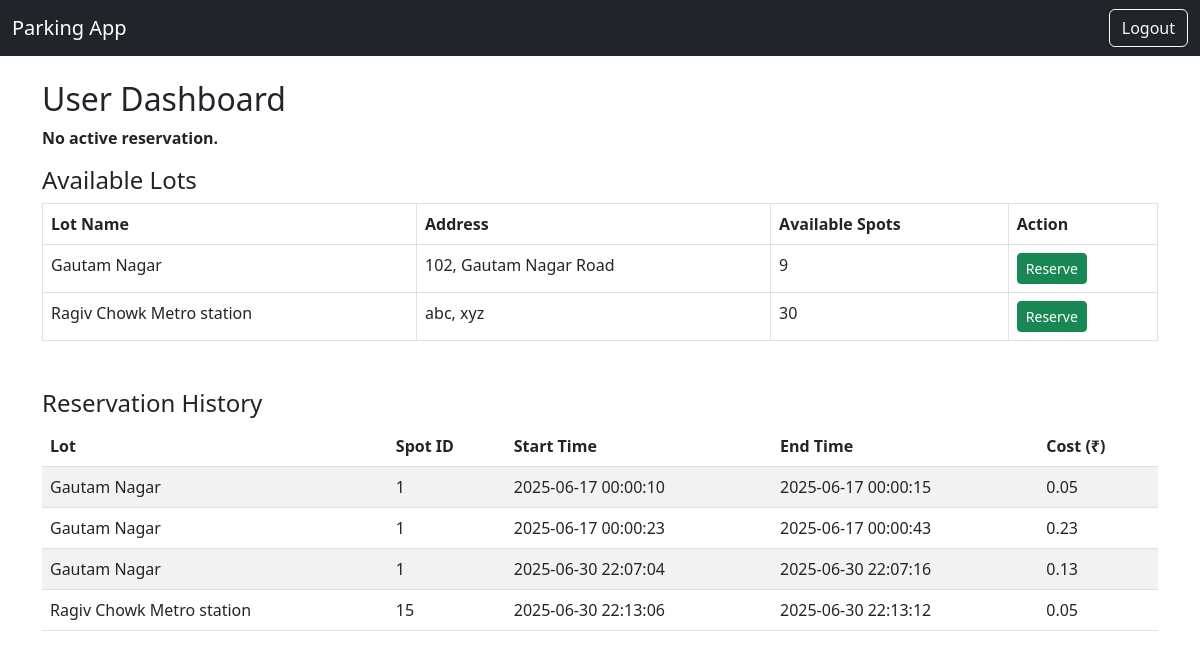
Page /user/dashboard (signed in) on the committed database.
### models.py (models this page shows)
class ParkingLot(db.Model):
    id = db.Column(db.Integer, primary_key=True)
    name = db.Column(db.String(100), nullable=False)
    address = db.Column(db.String(200), nullable=False)
    pin_code = db.Column(db.String(10), nullable=False)
    price = db.Column(db.Float, nullable=False)
    max_spots = db.Column(db.Integer, nullable=False)
    spots = db.relationship('ParkingSpot', backref='lot', lazy=True)

class Reservation(db.Model):
    id = db.Column(db.Integer, primary_key=True)
    user_id = db.Column(db.Integer, db.ForeignKey('user.id'), nullable=False)
    spot_id = db.Column(db.Integer, db.ForeignKey('parking_spot.id'), nullable=False)
    parking_time = db.Column(db.DateTime, nullable=True)
    release_time = db.Column(db.DateTime, nullable=True)
    cost = db.Column(db.Float, nullable=True)

class ParkingSpot(db.Model):
    id = db.Column(db.Integer, primary_key=True)
    lot_id = db.Column(db.Integer, db.ForeignKey('parking_lot.id'), nullable=False)
    status = db.Column(db.String(1), nullable=False, default='A')  # A = Available, O = Occupied
    reservations = db.relationship('Reservation', backref='spot', lazy=True)

### app.py (the view)
@app.route('/user/dashboard')
def user_dashboard():
    user_id = session.get('user')
    if not isinstance(user_id, int):
        return redirect(url_for('login'))
    lots = ParkingLot.query.all()
    active_res = Reservation.query.filter_by(user_id=user_id, release_time=None).first()
    history = Reservation.query.filter(Reservation.user_id == user_id, Reservation.release_time != None).all()
    return render_template('user_dashboard.html', lots=lots, active_res=active_res, history=history)

### templates/user_dashboard.html
{% extends "base.html" %}
{% block content %}
<h2>User Dashboard</h2>
{% if active_res %}
<div class="alert alert-info">
    <strong>Active Reservation:</strong><br>
    Lot: {{ active_res.spot.lot.name }}<br>
    Spot ID: {{ active_res.spot.id }}<br>
    Start Time: {{ active_res.parking_time.strftime('%Y-%m-%d %H:%M:%S') }}<br>
    <a href="{{ url_for('release_spot', reservation_id=active_res.id) }}" class="btn btn-danger mt-2">Release Spot</a>
</div>
{% else %}
<p><strong>No active reservation.</strong></p>
{% endif %}
<h4>Available Lots</h4>
<table class="table table-bordered">
    <thead>
        <tr>
            <th>Lot Name</th>
            <th>Address</th>
            <th>Available Spots</th>
            <th>Action</th>
        </tr>
    </thead>
    <tbody>
        {% for lot in lots %}
        <tr>
            <td>{{ lot.name }}</td>
            <td>{{ lot.address }}</td>
            <td>{{ lot.spots | selectattr('status', 'equalto', 'A') | list | length }}</td>
            <td>
                {% if not active_res and lot.spots | selectattr('status', 'equalto', 'A') | list | length > 0 %}
                <a href="{{ url_for('reserve_spot', lot_id=lot.id) }}" class="btn btn-success btn-sm">Reserve</a>
                {% else %}
                <button class="btn btn-secondary btn-sm" disabled>Unavailable</button>
                {% endif %}
            </td>
        </tr>
        {% endfor %}
    </tbody>
</table>
{% if history %}
<h4 class="mt-5">Reservation History</h4>
<table class="table table-striped">
    <thead>
        <tr>
            <th>Lot</th>
            <th>Spot ID</th>
            <th>Start Time</th>
            <th>End Time</th>
            <th>Cost (₹)</th>
        </tr>
    </thead>
    <tbody>
        {% for res in history %}
        <tr>
            <td>{{ res.spot.lot.name }}</td>
            <td>{{ res.spot.id }}</td>
            <td>{{ res.parking_time.strftime('%Y-%m-%d %H:%M:%S') }}</td>
            <td>{{ res.release_time.strftime('%Y-%m-%d %H:%M:%S') }}</td>
            <td>{{ res.cost }}</td>
        </tr>
        {% endfor %}
    </tbody>
</table>
{% endif %}
{% endblock %}

### templates/base.html (shortened to what this page needs)
<!DOCTYPE html>
<html lang="en">
<head>
    {% if page == 'login' %}
        <link rel="stylesheet" href="{{ url_for('static', filename='css/login.css') }}">
    {% elif page == 'register' %}
        <link rel="stylesheet" href="{{ url_for('static', filename='css/register.css') }}">
    {% else %}
        <link rel="stylesheet" href="{{ url_for('static', filename='css/styles.css') }}">
    {% endif %}
    <link href="https://cdn.jsdelivr.net/npm/bootstrap@5.3.0/dist/css/bootstrap.min.css" rel="stylesheet">
</head>
<body id="{{ page }}">
    {% if page != 'login' and page != 'register' %}
    <nav class="navbar navbar-dark bg-dark mb-4">
        <div class="container-fluid">
            <a class="navbar-brand" href="#">Parking App</a>
            <a href="{{ url_for('logout') }}" class="btn btn-outline-light">Logout</a>
        </div>
    </nav>
    {% endif %}
    <div class="container">
        {% block content %}{% endblock %}
    </div>
</body>
</html>

### static/css/styles.css (style rules this page uses)
body { background-color: #f8f9fa; }
h2 { margin-bottom: 20px; }

### rows in the picture
ParkingLot: name "Gautam Nagar", address "102, Gautam Nagar Road", spots|selectattr "9"
ParkingLot: name "Ragiv Chowk Metro station", address "abc, xyz", spots|selectattr "30"
Reservation: spot.lot.name "Gautam Nagar", spot.id "1", parking_time "2025-06-17 00:00:10", release_time "2025-06-17 00:00:15", cost "0.05"
Reservation: spot.lot.name "Gautam Nagar", spot.id "1", parking_time "2025-06-17 00:00:23", release_time "2025-06-17 00:00:43", cost "0.23"
Reservation: spot.lot.name "Gautam Nagar", spot.id "1", parking_time "2025-06-30 22:07:04", release_time "2025-06-30 22:07:16", cost "0.13"
Reservation: spot.lot.name "Ragiv Chowk Metro station", spot.id "15", parking_time "2025-06-30 22:13:06", release_time "2025-06-30 22:13:12", cost "0.05"
